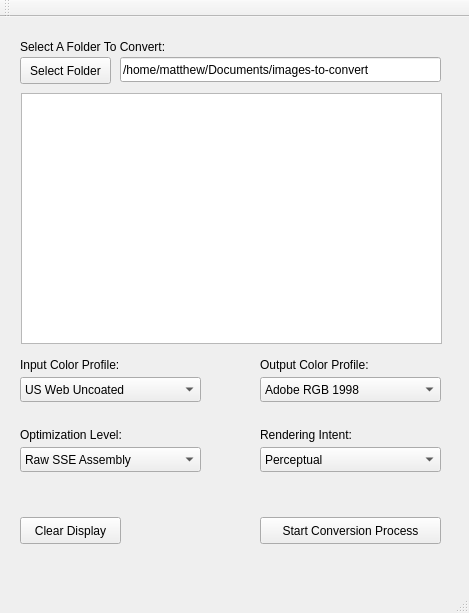
<?xml version="1.0" encoding="UTF-8"?>
<ui version="4.0">
 <class>MainWindow</class>
 <widget class="QMainWindow" name="MainWindow">
  <property name="geometry">
   <rect>
    <x>0</x>
    <y>0</y>
    <width>469</width>
    <height>613</height>
   </rect>
  </property>
  <property name="windowTitle">
   <string>Image Converter</string>
  </property>
  <widget class="QWidget" name="centralWidget">
   <widget class="QComboBox" name="comboBox_optimizationLevel">
    <property name="geometry">
     <rect>
      <x>20</x>
      <y>430</y>
      <width>181</width>
      <height>25</height>
     </rect>
    </property>
    <property name="currentIndex">
     <number>8</number>
    </property>
    <item>
     <property name="text">
      <string>Base Code</string>
     </property>
    </item>
    <item>
     <property name="text">
      <string>Optimization 1</string>
     </property>
    </item>
    <item>
     <property name="text">
      <string>Optimization 2</string>
     </property>
    </item>
    <item>
     <property name="text">
      <string>Optimization 3</string>
     </property>
    </item>
    <item>
     <property name="text">
      <string>Optimization 4</string>
     </property>
    </item>
    <item>
     <property name="text">
      <string>Optimization 5</string>
     </property>
    </item>
    <item>
     <property name="text">
      <string>SSE 1</string>
     </property>
    </item>
    <item>
     <property name="text">
      <string>SSE 2</string>
     </property>
    </item>
    <item>
     <property name="text">
      <string>Raw SSE Assembly</string>
     </property>
    </item>
   </widget>
   <widget class="QTextEdit" name="textEditMessages">
    <property name="geometry">
     <rect>
      <x>21</x>
      <y>76</y>
      <width>421</width>
      <height>251</height>
     </rect>
    </property>
   </widget>
   <widget class="QLineEdit" name="lineEditFolder">
    <property name="geometry">
     <rect>
      <x>120</x>
      <y>40</y>
      <width>321</width>
      <height>25</height>
     </rect>
    </property>
    <property name="inputMask">
     <string/>
    </property>
    <property name="text">
     <string>/home/matthew/Documents/images-to-convert</string>
    </property>
    <property name="placeholderText">
     <string notr="true"/>
    </property>
   </widget>
   <widget class="QLabel" name="label_2">
    <property name="geometry">
     <rect>
      <x>20</x>
      <y>410</y>
      <width>121</width>
      <height>16</height>
     </rect>
    </property>
    <property name="text">
     <string>Optimization Level:</string>
    </property>
   </widget>
   <widget class="QPushButton" name="pushButtonSelect">
    <property name="geometry">
     <rect>
      <x>20</x>
      <y>40</y>
      <width>91</width>
      <height>27</height>
     </rect>
    </property>
    <property name="text">
     <string>Select Folder</string>
    </property>
   </widget>
   <widget class="QLabel" name="label">
    <property name="geometry">
     <rect>
      <x>20</x>
      <y>20</y>
      <width>150</width>
      <height>20</height>
     </rect>
    </property>
    <property name="text">
     <string>Select A Folder To Convert:</string>
    </property>
   </widget>
   <widget class="QComboBox" name="comboBox_profileInput">
    <property name="geometry">
     <rect>
      <x>20</x>
      <y>360</y>
      <width>181</width>
      <height>25</height>
     </rect>
    </property>
    <item>
     <property name="text">
      <string>US Web Uncoated</string>
     </property>
    </item>
    <item>
     <property name="text">
      <string>US Web Coated SWOP</string>
     </property>
    </item>
   </widget>
   <widget class="QComboBox" name="comboBox_profileOutput">
    <property name="geometry">
     <rect>
      <x>260</x>
      <y>360</y>
      <width>181</width>
      <height>25</height>
     </rect>
    </property>
    <item>
     <property name="text">
      <string>Adobe RGB 1998</string>
     </property>
    </item>
    <item>
     <property name="text">
      <string>Apple RGB</string>
     </property>
    </item>
    <item>
     <property name="text">
      <string>Color Match RGB</string>
     </property>
    </item>
   </widget>
   <widget class="QLabel" name="label_3">
    <property name="geometry">
     <rect>
      <x>20</x>
      <y>340</y>
      <width>131</width>
      <height>16</height>
     </rect>
    </property>
    <property name="text">
     <string>Input Color Profile:</string>
    </property>
   </widget>
   <widget class="QLabel" name="label_4">
    <property name="geometry">
     <rect>
      <x>260</x>
      <y>340</y>
      <width>151</width>
      <height>16</height>
     </rect>
    </property>
    <property name="text">
     <string>Output Color Profile:</string>
    </property>
   </widget>
   <widget class="QPushButton" name="pushButtonStart">
    <property name="geometry">
     <rect>
      <x>260</x>
      <y>500</y>
      <width>181</width>
      <height>27</height>
     </rect>
    </property>
    <property name="text">
     <string>Start Conversion Process</string>
    </property>
   </widget>
   <widget class="QLabel" name="label_5">
    <property name="geometry">
     <rect>
      <x>260</x>
      <y>410</y>
      <width>111</width>
      <height>16</height>
     </rect>
    </property>
    <property name="text">
     <string>Rendering Intent:</string>
    </property>
   </widget>
   <widget class="QComboBox" name="comboBox_renderingIntent">
    <property name="geometry">
     <rect>
      <x>260</x>
      <y>430</y>
      <width>181</width>
      <height>25</height>
     </rect>
    </property>
    <property name="currentIndex">
     <number>1</number>
    </property>
    <item>
     <property name="text">
      <string>Absolute Colormetric</string>
     </property>
    </item>
    <item>
     <property name="text">
      <string>Perceptual</string>
     </property>
    </item>
    <item>
     <property name="text">
      <string>Relative Colormetric</string>
     </property>
    </item>
    <item>
     <property name="text">
      <string>Saturation</string>
     </property>
    </item>
   </widget>
   <widget class="QPushButton" name="pushButton_clearDisplay">
    <property name="geometry">
     <rect>
      <x>20</x>
      <y>500</y>
      <width>101</width>
      <height>27</height>
     </rect>
    </property>
    <property name="text">
     <string>Clear Display</string>
    </property>
   </widget>
  </widget>
  <widget class="QMenuBar" name="menuBar">
   <property name="geometry">
    <rect>
     <x>0</x>
     <y>0</y>
     <width>469</width>
     <height>23</height>
    </rect>
   </property>
  </widget>
  <widget class="QToolBar" name="mainToolBar">
   <attribute name="toolBarArea">
    <enum>TopToolBarArea</enum>
   </attribute>
   <attribute name="toolBarBreak">
    <bool>false</bool>
   </attribute>
  </widget>
  <widget class="QStatusBar" name="statusBar"/>
 </widget>
 <layoutdefault spacing="6" margin="11"/>
 <resources/>
 <connections/>
</ui>
